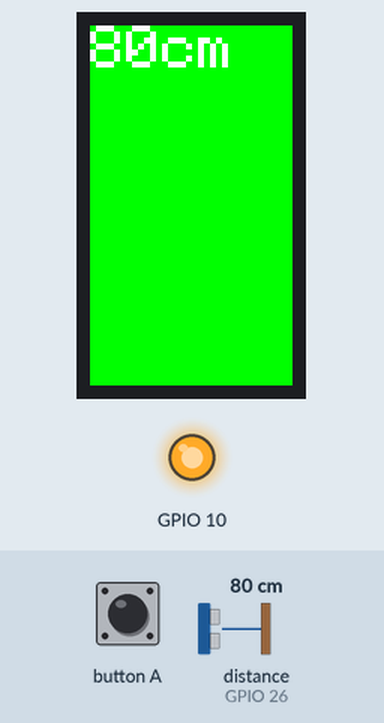
Simulated run of this sketch. Board: ESP32. Parts: 135×240 colour display, output pins drawn as LEDs (lit = HIGH). Wiring (inferred from the names in the program): ultrasonic range finder: trigger GPIO 0; echo GPIO 26. The test bench sets the inputs (shaded band); at power-on: distance to the obstacle (sensor on GPIO 26) 80 cm. The echo pulse lasts 58.3 µs per cm; WiFi joins after 1.5 s; servers stay silent unless stated; uploads are accepted with an empty reply; pins used as bus, display or sensor lines are not drawn.

Above: at 2.8 s.
2.9 s: distance to the obstacle (sensor on GPIO 26) set to 4 cm
At 4.1 s:
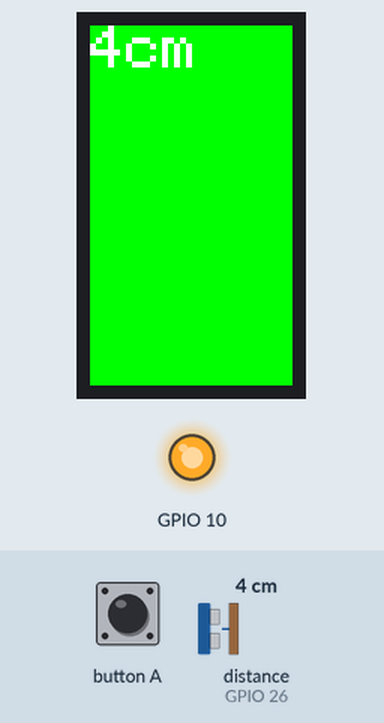
4.5 s: distance to the obstacle (sensor on GPIO 26) set to 2 cm
At 5.7 s:
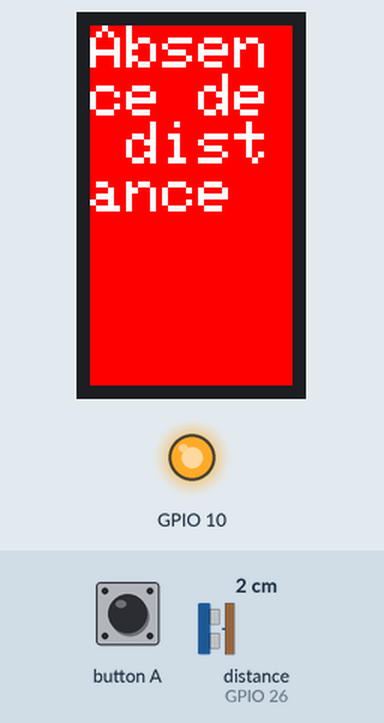
6.4 s: distance to the obstacle (sensor on GPIO 26) set to 9 cm
At 7.5 s:
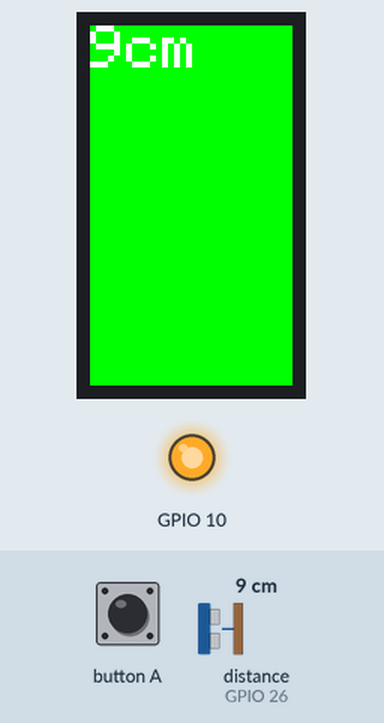
8.1 s: button A pressed for 0.8 s
At 9.1 s:
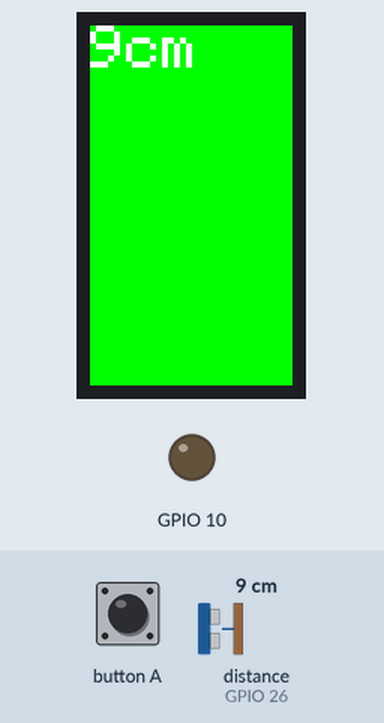
10.8 s: button A pressed for 3.2 s
At 15.2 s:
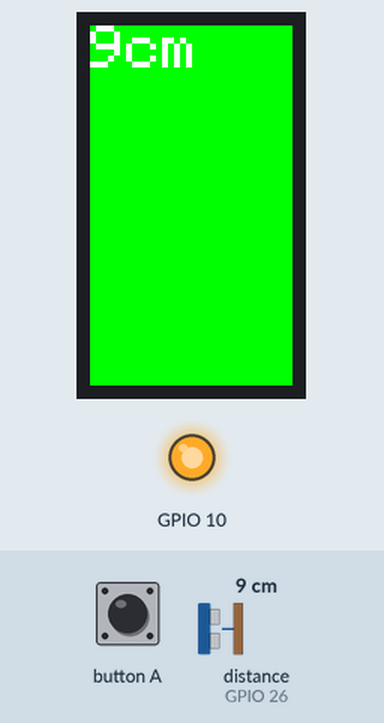
16.1 s: distance to the obstacle (sensor on GPIO 26) set to 2 cm
At 16.9 s:
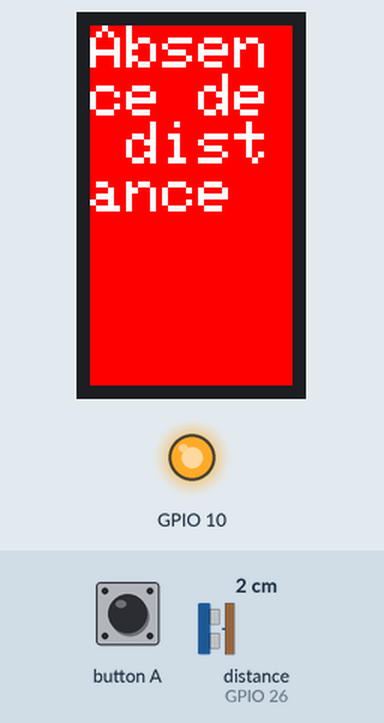
Timing chart, 0 to 19.1 s (numbered marks = the images above; inputs shaded):
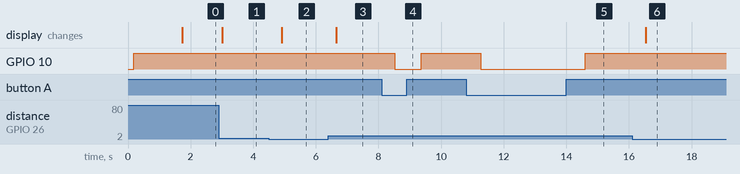

The sketch:

script.ino
```cpp
#include <M5StickCPlus.h>
#include <WiFi.h>
#include <WiFiMulti.h>
#include <HTTPClient.h>

#define Echo_Pin 26
#define Trigger_Pin 0

WiFiMulti wifiMulti;
HTTPClient http;

int maximumRange = 300;
int minimumRange = 2;
long Distance;
long Duree;

void setup() {
  M5.begin();
  M5.Lcd.fillScreen(BLACK);
  M5.Lcd.setTextColor(WHITE);
  M5.Lcd.setTextSize(4);

  pinMode(Trigger_Pin, OUTPUT);
  pinMode(Echo_Pin, INPUT);
  pinMode(M5_LED, OUTPUT);
  Serial.begin(9600);

  digitalWrite (M5_LED, HIGH);

  wifiMulti.addAP("toto", "12345678");
  while(wifiMulti.run() != WL_CONNECTED) {
    M5.Lcd.fillScreen(BLACK);
    delay(1000);
    M5.Lcd.print("Connexion au reseau WiFi...");
  }
  M5.Lcd.print("Connecté au réseau WiFi");
}

void loop() {
  M5.Lcd.setCursor(0,0);

  digitalWrite(Trigger_Pin, HIGH);
  delayMicroseconds(10);
  digitalWrite(Trigger_Pin, LOW);

  Duree = pulseIn(Echo_Pin, HIGH);
  Distance = Duree/58.2;

  if (Distance >= maximumRange || Distance <= minimumRange)
  {
    M5.Lcd.fillScreen(RED);
    M5.Lcd.print("Absence de distance");
  }
  else
  {
    if(digitalRead(M5_BUTTON_HOME) == 0) {
      digitalWrite(10, LOW);

      String postData = "distance=" + String(Distance) + "&instant=false";
      http.begin("http://193.168.146.106/iot/update-distance.php");
      http.addHeader("Content-Type", "application/x-www-form-urlencoded");
      int httpResponseCode = http.POST(postData);
      http.end();
    } else {
      digitalWrite(10, HIGH);
    }

    M5.Lcd.fillScreen(GREEN);
    M5.Lcd.print(Distance);
    M5.Lcd.print("cm");

    String postData = "distance=" + String(Distance) + "&instant=true";
    http.begin("http://193.168.146.106/iot/update-distance.php");
    http.addHeader("Content-Type", "application/x-www-form-urlencoded");
    int httpResponseCode = http.POST(postData);
    http.end();

    if (httpResponseCode != HTTP_CODE_OK) {
      M5.Lcd.println("Erreur lors de la requête POST");
    }

  }

 delay(400);
}
```

Measured:
- the behaviour switches between 3 and 2 cm on distance to the obstacle (sensor on GPIO 26) (found by bisection; images 1 and 2)
- after the input at 2.9 s, the display: changes after 0.10 s (image 1)
- after the input at 4.5 s, the display: changes after 0.41 s (image 2)
- after the input at 6.4 s, the display: changes after 0.26 s (image 3)
- after the input at 8.1 s, GPIO 10: HIGH → LOW after 0.43 s, → HIGH 0.83 s later
- after the input at 10.8 s, GPIO 10: HIGH → LOW after 0.46 s, → HIGH 3.3 s later
- after the input at 16.1 s, the display: changes after 0.44 s (image 6)
